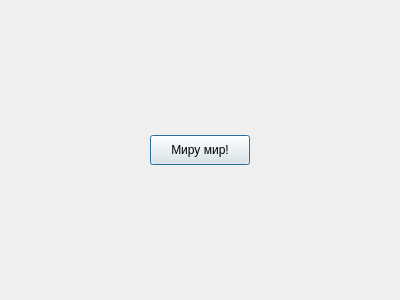
<?xml version="1.0" encoding="UTF-8"?>
<ui version="4.0">
 <class>Dialog</class>
 <widget class="QDialog" name="Dialog">
  <property name="geometry">
   <rect>
    <x>0</x>
    <y>0</y>
    <width>400</width>
    <height>300</height>
   </rect>
  </property>
  <property name="windowTitle">
   <string>Dialog</string>
  </property>
  <layout class="QVBoxLayout" name="verticalLayout">
   <item>
    <layout class="QHBoxLayout" name="horizontalLayout">
     <item>
      <spacer name="horizontalSpacer_2">
       <property name="orientation">
        <enum>Qt::Horizontal</enum>
       </property>
       <property name="sizeHint" stdset="0">
        <size>
         <width>40</width>
         <height>20</height>
        </size>
       </property>
      </spacer>
     </item>
     <item>
      <widget class="QPushButton" name="Peace_to_world">
       <property name="minimumSize">
        <size>
         <width>100</width>
         <height>30</height>
        </size>
       </property>
       <property name="text">
        <string>Миру мир!</string>
       </property>
      </widget>
     </item>
     <item>
      <spacer name="horizontalSpacer">
       <property name="orientation">
        <enum>Qt::Horizontal</enum>
       </property>
       <property name="sizeHint" stdset="0">
        <size>
         <width>40</width>
         <height>20</height>
        </size>
       </property>
      </spacer>
     </item>
    </layout>
   </item>
  </layout>
 </widget>
 <resources/>
 <connections/>
</ui>
